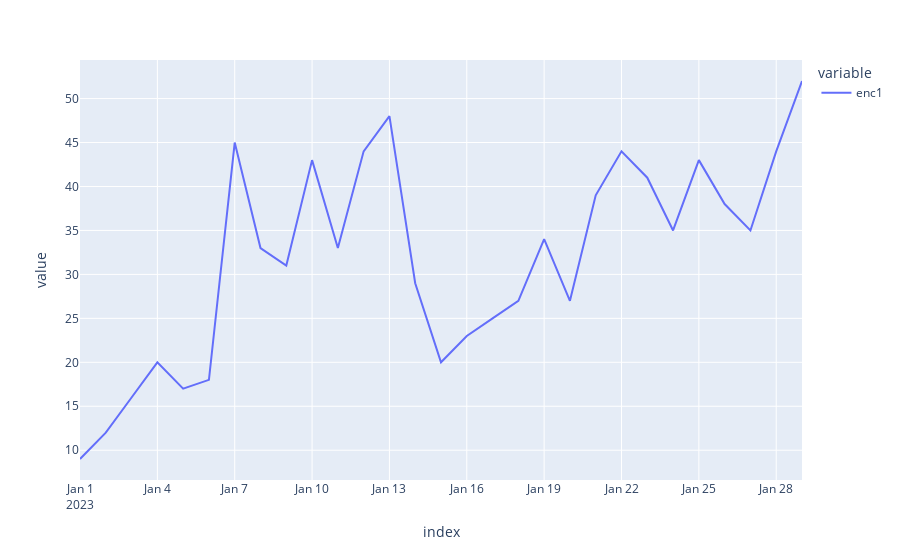

Notebook source saved alongside this figure:
### Code cell
px.line(dataframe.groupby(pd.Grouper(freq='24h')).count()['enc1'])

### Figure 1 — Plotly figure (JSON) as saved in the notebook; plotly's stock layout.template omitted (floating-point values rounded to 4 significant figures)
{"data": [{"hovertemplate": "variable=enc1<br>index=%{x}<br>value=%{y}<extra></extra>", "legendgroup": "enc1", "line": {"color": "#636efa", "dash": "solid"}, "marker": {"symbol": "circle"}, "mode": "lines", "name": "enc1", "orientation": "v", "showlegend": true, "type": "scatter", "x": ["2023-01-01T00:00:00", "2023-01-02T00:00:00", "2023-01-03T00:00:00", "2023-01-04T00:00:00", "2023-01-05T00:00:00", "2023-01-06T00:00:00", "2023-01-07T00:00:00", "2023-01-08T00:00:00", "2023-01-09T00:00:00", "2023-01-10T00:00:00", "2023-01-11T00:00:00", "2023-01-12T00:00:00", "2023-01-13T00:00:00", "2023-01-14T00:00:00", "2023-01-15T00:00:00", "2023-01-16T00:00:00", "2023-01-17T00:00:00", "2023-01-18T00:00:00", "2023-01-19T00:00:00", "2023-01-20T00:00:00", "2023-01-21T00:00:00", "2023-01-22T00:00:00", "2023-01-23T00:00:00", "2023-01-24T00:00:00", "2023-01-25T00:00:00", "2023-01-26T00:00:00", "2023-01-27T00:00:00", "2023-01-28T00:00:00", "2023-01-29T00:00:00"], "xaxis": "x", "y": [9, 12, 16, 20, 17, 18, 45, 33, 31, 43, 33, 44, 48, 29, 20, 23, 25, 27, 34, 27, 39, 44, 41, 35, 43, 38, 35, 44, 52], "yaxis": "y"}], "layout": {"legend": {"title": {"text": "variable"}, "tracegroupgap": 0}, "margin": {"t": 60}, "xaxis": {"anchor": "y", "domain": [0, 1], "title": {"text": "index"}}, "yaxis": {"anchor": "x", "domain": [0, 1], "title": {"text": "value"}}}}
